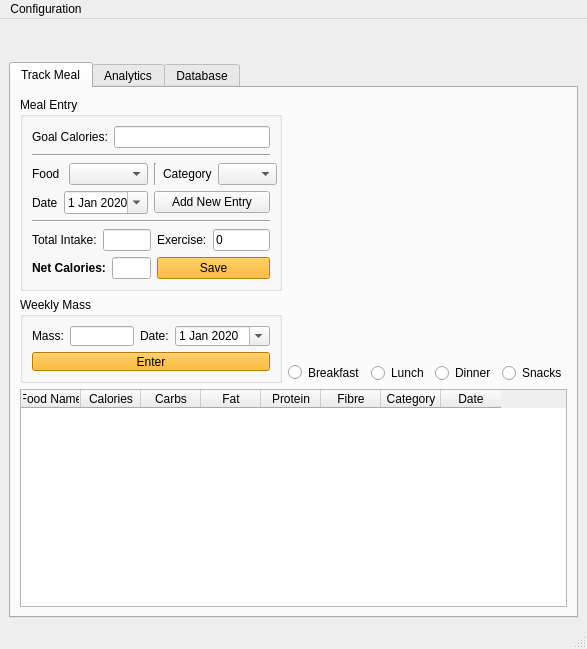
<?xml version="1.0" encoding="UTF-8"?>
<ui version="4.0">
 <class>MainWindow</class>
 <widget class="QMainWindow" name="MainWindow">
  <property name="geometry">
   <rect>
    <x>0</x>
    <y>0</y>
    <width>562</width>
    <height>644</height>
   </rect>
  </property>
  <property name="windowTitle">
   <string>MainWindow</string>
  </property>
  <widget class="QWidget" name="centralwidget">
   <layout class="QGridLayout" name="gridLayout_2">
    <item row="0" column="1">
     <widget class="QLabel" name="label_profile">
      <property name="text">
       <string>&lt;html&gt;&lt;head/&gt;&lt;body&gt;&lt;p&gt;&lt;br/&gt;&lt;/p&gt;&lt;/body&gt;&lt;/html&gt;</string>
      </property>
     </widget>
    </item>
    <item row="1" column="1">
     <widget class="QTabWidget" name="tabWidget">
      <property name="focusPolicy">
       <enum>Qt::WheelFocus</enum>
      </property>
      <property name="currentIndex">
       <number>0</number>
      </property>
      <widget class="QWidget" name="tab_TrackMeal">
       <attribute name="title">
        <string>Track Meal</string>
       </attribute>
       <layout class="QGridLayout" name="gridLayout_6">
        <item row="0" column="0">
         <widget class="QGroupBox" name="groupBox">
          <property name="minimumSize">
           <size>
            <width>262</width>
            <height>192</height>
           </size>
          </property>
          <property name="title">
           <string>Meal Entry</string>
          </property>
          <layout class="QGridLayout" name="gridLayout">
           <item row="0" column="0" colspan="2">
            <layout class="QHBoxLayout" name="horizontalLayout_5">
             <item>
              <widget class="QLabel" name="label_12">
               <property name="text">
                <string>Goal Calories:</string>
               </property>
              </widget>
             </item>
             <item>
              <widget class="QLineEdit" name="lineEdit_Goal_3"/>
             </item>
            </layout>
           </item>
           <item row="1" column="0" colspan="2">
            <widget class="Line" name="line_2">
             <property name="orientation">
              <enum>Qt::Horizontal</enum>
             </property>
            </widget>
           </item>
           <item row="2" column="0" colspan="2">
            <layout class="QHBoxLayout" name="horizontalLayout_8">
             <item>
              <layout class="QVBoxLayout" name="verticalLayout_2">
               <item>
                <layout class="QHBoxLayout" name="horizontalLayout">
                 <item>
                  <widget class="QLabel" name="label_PickFood">
                   <property name="text">
                    <string>Food</string>
                   </property>
                  </widget>
                 </item>
                 <item>
                  <widget class="QComboBox" name="comboBox_pickfood">
                   <property name="minimumSize">
                    <size>
                     <width>79</width>
                     <height>0</height>
                    </size>
                   </property>
                  </widget>
                 </item>
                </layout>
               </item>
               <item>
                <layout class="QHBoxLayout" name="horizontalLayout_4">
                 <item>
                  <widget class="QLabel" name="label">
                   <property name="text">
                    <string>Date</string>
                   </property>
                  </widget>
                 </item>
                 <item>
                  <widget class="QDateEdit" name="dateEdit">
                   <property name="dateTime">
                    <datetime>
                     <hour>0</hour>
                     <minute>0</minute>
                     <second>0</second>
                     <year>2020</year>
                     <month>1</month>
                     <day>1</day>
                    </datetime>
                   </property>
                   <property name="calendarPopup">
                    <bool>true</bool>
                   </property>
                  </widget>
                 </item>
                </layout>
               </item>
              </layout>
             </item>
             <item>
              <layout class="QVBoxLayout" name="verticalLayout_3">
               <item>
                <layout class="QHBoxLayout" name="horizontalLayout_3">
                 <item>
                  <widget class="Line" name="line">
                   <property name="orientation">
                    <enum>Qt::Vertical</enum>
                   </property>
                  </widget>
                 </item>
                 <item>
                  <widget class="QLabel" name="label_MealCategory">
                   <property name="text">
                    <string>Category</string>
                   </property>
                  </widget>
                 </item>
                 <item>
                  <widget class="QComboBox" name="comboBox_meal">
                   <property name="minimumSize">
                    <size>
                     <width>59</width>
                     <height>0</height>
                    </size>
                   </property>
                  </widget>
                 </item>
                </layout>
               </item>
               <item>
                <widget class="QPushButton" name="pushButton_entry_AddNewEntry">
                 <property name="text">
                  <string>Add New Entry</string>
                 </property>
                </widget>
               </item>
              </layout>
             </item>
            </layout>
           </item>
           <item row="3" column="0" colspan="2">
            <widget class="Line" name="line_3">
             <property name="orientation">
              <enum>Qt::Horizontal</enum>
             </property>
            </widget>
           </item>
           <item row="4" column="0">
            <layout class="QVBoxLayout" name="verticalLayout_4">
             <item>
              <layout class="QHBoxLayout" name="horizontalLayout_10">
               <item>
                <widget class="QLabel" name="label_13">
                 <property name="text">
                  <string>Total Intake:</string>
                 </property>
                </widget>
               </item>
               <item>
                <widget class="QLineEdit" name="lineEdit_TotalIntake">
                 <property name="minimumSize">
                  <size>
                   <width>9</width>
                   <height>0</height>
                  </size>
                 </property>
                 <property name="inputMethodHints">
                  <set>Qt::ImhFormattedNumbersOnly</set>
                 </property>
                 <property name="readOnly">
                  <bool>true</bool>
                 </property>
                </widget>
               </item>
              </layout>
             </item>
             <item>
              <layout class="QHBoxLayout" name="horizontalLayout_12">
               <item>
                <widget class="QLabel" name="label_15">
                 <property name="text">
                  <string>&lt;html&gt;&lt;head/&gt;&lt;body&gt;&lt;p&gt;&lt;span style=&quot; font-weight:600;&quot;&gt;Net Calories:&lt;/span&gt;&lt;/p&gt;&lt;/body&gt;&lt;/html&gt;</string>
                 </property>
                </widget>
               </item>
               <item>
                <widget class="QLineEdit" name="lineEdit_NetCalories">
                 <property name="minimumSize">
                  <size>
                   <width>19</width>
                   <height>0</height>
                  </size>
                 </property>
                 <property name="inputMethodHints">
                  <set>Qt::ImhFormattedNumbersOnly</set>
                 </property>
                 <property name="readOnly">
                  <bool>true</bool>
                 </property>
                </widget>
               </item>
              </layout>
             </item>
            </layout>
           </item>
           <item row="4" column="1">
            <layout class="QVBoxLayout" name="verticalLayout_5">
             <item>
              <layout class="QHBoxLayout" name="horizontalLayout_11">
               <item>
                <widget class="QLabel" name="label_14">
                 <property name="text">
                  <string>Exercise:</string>
                 </property>
                </widget>
               </item>
               <item>
                <widget class="QLineEdit" name="lineEdit_Exercise">
                 <property name="inputMethodHints">
                  <set>Qt::ImhFormattedNumbersOnly</set>
                 </property>
                 <property name="text">
                  <string>0</string>
                 </property>
                </widget>
               </item>
              </layout>
             </item>
             <item>
              <widget class="QPushButton" name="pushButton_Save">
               <property name="styleSheet">
                <string notr="true">background-color: rgb(255, 170, 0);</string>
               </property>
               <property name="text">
                <string>Save</string>
               </property>
              </widget>
             </item>
            </layout>
           </item>
          </layout>
         </widget>
        </item>
        <item row="0" column="1" rowspan="2">
         <layout class="QVBoxLayout" name="verticalLayout">
          <item>
           <widget class="MplWidget" name="MplWidget" native="true">
            <property name="minimumSize">
             <size>
              <width>250</width>
              <height>230</height>
             </size>
            </property>
           </widget>
          </item>
          <item>
           <layout class="QHBoxLayout" name="horizontalLayout_2">
            <item>
             <widget class="QRadioButton" name="radioButton_Breakfast">
              <property name="maximumSize">
               <size>
                <width>16777215</width>
                <height>17</height>
               </size>
              </property>
              <property name="text">
               <string>Breakfast</string>
              </property>
             </widget>
            </item>
            <item>
             <widget class="QRadioButton" name="radioButton_Lunch">
              <property name="text">
               <string>Lunch</string>
              </property>
             </widget>
            </item>
            <item>
             <widget class="QRadioButton" name="radioButton_Dinner">
              <property name="text">
               <string>Dinner</string>
              </property>
             </widget>
            </item>
            <item>
             <widget class="QRadioButton" name="radioButton_Snacks">
              <property name="text">
               <string>Snacks</string>
              </property>
             </widget>
            </item>
           </layout>
          </item>
         </layout>
        </item>
        <item row="1" column="0">
         <widget class="QGroupBox" name="groupBox_3">
          <property name="maximumSize">
           <size>
            <width>262</width>
            <height>86</height>
           </size>
          </property>
          <property name="title">
           <string>Weekly Mass</string>
          </property>
          <layout class="QGridLayout" name="gridLayout_5">
           <item row="0" column="0">
            <layout class="QHBoxLayout" name="horizontalLayout_14">
             <item>
              <layout class="QHBoxLayout" name="horizontalLayout_6">
               <item>
                <widget class="QLabel" name="label_2">
                 <property name="text">
                  <string>Mass:</string>
                 </property>
                </widget>
               </item>
               <item>
                <widget class="QLineEdit" name="lineEdit_Mass"/>
               </item>
              </layout>
             </item>
             <item>
              <layout class="QHBoxLayout" name="horizontalLayout_13">
               <item>
                <widget class="QLabel" name="label_3">
                 <property name="text">
                  <string>Date:</string>
                 </property>
                </widget>
               </item>
               <item>
                <widget class="QDateEdit" name="dateEdit_Mass">
                 <property name="dateTime">
                  <datetime>
                   <hour>0</hour>
                   <minute>0</minute>
                   <second>0</second>
                   <year>2020</year>
                   <month>1</month>
                   <day>1</day>
                  </datetime>
                 </property>
                 <property name="calendarPopup">
                  <bool>true</bool>
                 </property>
                </widget>
               </item>
              </layout>
             </item>
            </layout>
           </item>
           <item row="1" column="0">
            <widget class="QPushButton" name="pushButton_page">
             <property name="styleSheet">
              <string notr="true">background-color: rgb(255, 170, 0);</string>
             </property>
             <property name="text">
              <string>Enter</string>
             </property>
            </widget>
           </item>
          </layout>
         </widget>
        </item>
        <item row="2" column="0" colspan="2">
         <widget class="QTableWidget" name="tableWidget_entry">
          <property name="minimumSize">
           <size>
            <width>520</width>
            <height>218</height>
           </size>
          </property>
          <property name="font">
           <font>
            <kerning>false</kerning>
           </font>
          </property>
          <property name="rowCount">
           <number>0</number>
          </property>
          <property name="columnCount">
           <number>8</number>
          </property>
          <attribute name="horizontalHeaderDefaultSectionSize">
           <number>60</number>
          </attribute>
          <attribute name="verticalHeaderDefaultSectionSize">
           <number>23</number>
          </attribute>
          <column>
           <property name="text">
            <string>Food Name</string>
           </property>
           <property name="font">
            <font>
             <pointsize>9</pointsize>
            </font>
           </property>
          </column>
          <column>
           <property name="text">
            <string>Calories</string>
           </property>
           <property name="font">
            <font>
             <pointsize>9</pointsize>
            </font>
           </property>
          </column>
          <column>
           <property name="text">
            <string>Carbs</string>
           </property>
           <property name="font">
            <font>
             <pointsize>9</pointsize>
            </font>
           </property>
          </column>
          <column>
           <property name="text">
            <string>Fat</string>
           </property>
           <property name="font">
            <font>
             <pointsize>9</pointsize>
            </font>
           </property>
          </column>
          <column>
           <property name="text">
            <string>Protein</string>
           </property>
           <property name="font">
            <font>
             <pointsize>9</pointsize>
            </font>
           </property>
          </column>
          <column>
           <property name="text">
            <string>Fibre</string>
           </property>
           <property name="font">
            <font>
             <pointsize>9</pointsize>
            </font>
           </property>
          </column>
          <column>
           <property name="text">
            <string>Category</string>
           </property>
          </column>
          <column>
           <property name="text">
            <string>Date</string>
           </property>
          </column>
         </widget>
        </item>
       </layout>
      </widget>
      <widget class="QWidget" name="tab_Analytics">
       <attribute name="title">
        <string>Analytics</string>
       </attribute>
       <layout class="QGridLayout" name="gridLayout_3">
        <item row="0" column="0">
         <widget class="MplWidget1" name="MplWidget1" native="true"/>
        </item>
        <item row="1" column="0">
         <widget class="MplWidget2" name="MplWidget2" native="true"/>
        </item>
       </layout>
      </widget>
      <widget class="QWidget" name="Database">
       <attribute name="title">
        <string>Database</string>
       </attribute>
       <layout class="QGridLayout" name="gridLayout_4">
        <item row="0" column="0">
         <widget class="QLabel" name="label_database">
          <property name="text">
           <string>Database (Editable)</string>
          </property>
         </widget>
        </item>
        <item row="1" column="0" colspan="2">
         <widget class="QTableWidget" name="tableWidget_database">
          <property name="focusPolicy">
           <enum>Qt::ClickFocus</enum>
          </property>
          <property name="autoFillBackground">
           <bool>false</bool>
          </property>
          <property name="lineWidth">
           <number>1</number>
          </property>
          <property name="autoScroll">
           <bool>false</bool>
          </property>
          <property name="selectionMode">
           <enum>QAbstractItemView::SingleSelection</enum>
          </property>
          <property name="selectionBehavior">
           <enum>QAbstractItemView::SelectRows</enum>
          </property>
          <property name="gridStyle">
           <enum>Qt::SolidLine</enum>
          </property>
          <property name="rowCount">
           <number>10</number>
          </property>
          <property name="columnCount">
           <number>6</number>
          </property>
          <attribute name="horizontalHeaderDefaultSectionSize">
           <number>60</number>
          </attribute>
          <attribute name="verticalHeaderCascadingSectionResizes">
           <bool>false</bool>
          </attribute>
          <attribute name="verticalHeaderDefaultSectionSize">
           <number>23</number>
          </attribute>
          <row/>
          <row/>
          <row/>
          <row/>
          <row/>
          <row/>
          <row/>
          <row/>
          <row/>
          <row/>
          <column>
           <property name="text">
            <string>Food Name</string>
           </property>
           <property name="font">
            <font>
             <pointsize>9</pointsize>
            </font>
           </property>
           <property name="background">
            <color>
             <red>255</red>
             <green>255</green>
             <blue>255</blue>
            </color>
           </property>
          </column>
          <column>
           <property name="text">
            <string>Calories</string>
           </property>
           <property name="font">
            <font>
             <pointsize>9</pointsize>
            </font>
           </property>
          </column>
          <column>
           <property name="text">
            <string>Carbs</string>
           </property>
           <property name="font">
            <font>
             <pointsize>9</pointsize>
            </font>
           </property>
          </column>
          <column>
           <property name="text">
            <string>Fat</string>
           </property>
           <property name="font">
            <font>
             <pointsize>9</pointsize>
            </font>
           </property>
          </column>
          <column>
           <property name="text">
            <string>Protein</string>
           </property>
           <property name="font">
            <font>
             <pointsize>9</pointsize>
            </font>
           </property>
          </column>
          <column>
           <property name="text">
            <string>Fibre</string>
           </property>
           <property name="font">
            <font>
             <pointsize>9</pointsize>
            </font>
           </property>
          </column>
         </widget>
        </item>
        <item row="2" column="0">
         <widget class="QPushButton" name="pushButton_database_AddNewEntry">
          <property name="text">
           <string>Add New Entry</string>
          </property>
         </widget>
        </item>
        <item row="2" column="1">
         <widget class="QPushButton" name="pushButton_database_Delete">
          <property name="text">
           <string>Delete Selected Row</string>
          </property>
         </widget>
        </item>
       </layout>
      </widget>
     </widget>
    </item>
   </layout>
  </widget>
  <widget class="QMenuBar" name="menubar">
   <property name="geometry">
    <rect>
     <x>0</x>
     <y>0</y>
     <width>562</width>
     <height>21</height>
    </rect>
   </property>
   <widget class="QMenu" name="menuconfiguration">
    <property name="title">
     <string>Configuration</string>
    </property>
   </widget>
   <addaction name="menuconfiguration"/>
  </widget>
  <widget class="QStatusBar" name="statusbar"/>
 </widget>
 <customwidgets>
  <customwidget>
   <class>MplWidget</class>
   <extends>QWidget</extends>
   <header>MplWidget.h</header>
   <container>1</container>
  </customwidget>
  <customwidget>
   <class>MplWidget1</class>
   <extends>QWidget</extends>
   <header>mplwidget1.h</header>
   <container>1</container>
  </customwidget>
  <customwidget>
   <class>MplWidget2</class>
   <extends>QWidget</extends>
   <header location="global">mplwidget2.h</header>
   <container>1</container>
  </customwidget>
 </customwidgets>
 <resources/>
 <connections/>
</ui>
